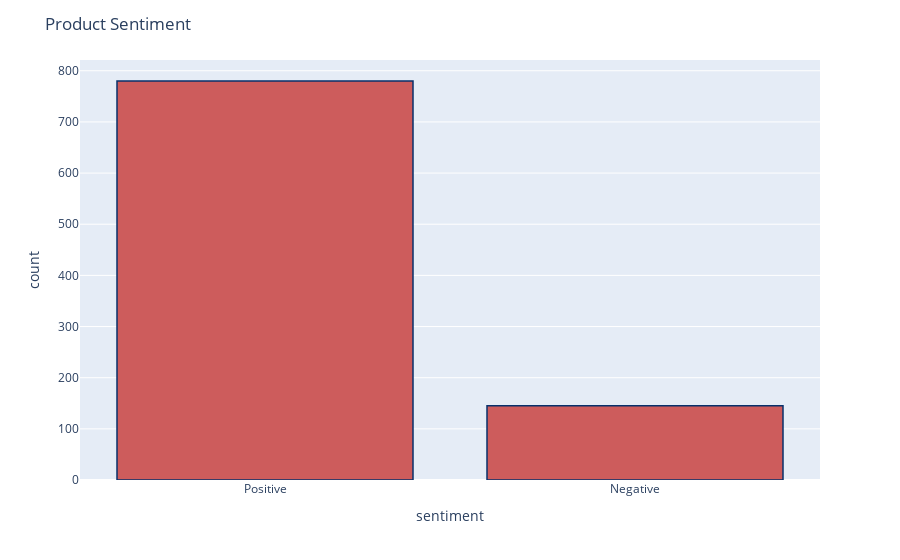

The cell this chart's notebook holds for it:
### Code cell
fig = px.histogram(reviews_sub, x="sentiment")
fig.update_traces(marker_color="indianred",marker_line_color='rgb(8,48,107)',
                  marker_line_width=1.5)
fig.update_layout(title_text='Product Sentiment')
fig.show()

### Figure 1 — Plotly figure (JSON) as saved in the notebook; plotly's stock layout.template omitted (floating-point values rounded to 4 significant figures; data arrays with more than 128 entries replaced by an {"elided": "..."} marker saying what was removed)
{"data": [{"alignmentgroup": "True", "bingroup": "x", "hovertemplate": "sentiment=%{x}<br>count=%{y}<extra></extra>", "legendgroup": "", "marker": {"color": "indianred", "line": {"color": "rgb(8,48,107)", "width": 1.5}, "pattern": {"shape": ""}}, "name": "", "offsetgroup": "", "orientation": "v", "showlegend": false, "type": "histogram", "x": {"elided": "925 str values"}, "xaxis": "x", "yaxis": "y"}], "layout": {"barmode": "relative", "legend": {"tracegroupgap": 0}, "margin": {"t": 60}, "title": {"text": "Product Sentiment"}, "xaxis": {"anchor": "y", "domain": [0, 1], "title": {"text": "sentiment"}}, "yaxis": {"anchor": "x", "domain": [0, 1], "title": {"text": "count"}}}}
